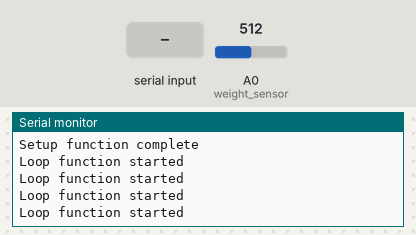
This sketch was run on a simulated Arduino Uno, built with avr-gcc and run on an emulated ATmega328P. Shown: the last lines printed to the serial monitor. The inputs (shaded band) are chosen by the test bench; at power-on: A0 (weight_sensor) = 512.

Above: at 1.8 s.
1.9 s: "1" received over the second serial link
At 3.3 s:
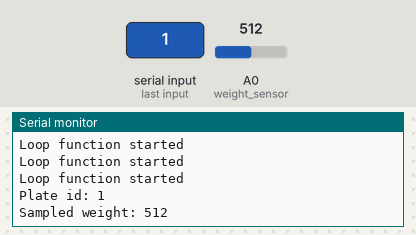
4.0 s: A0 (weight_sensor) set to 716
At 4.83 s:
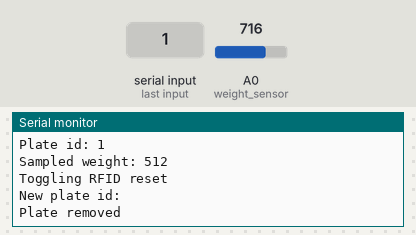
6.0 s: "0" received over the second serial link
At 6.33 s:
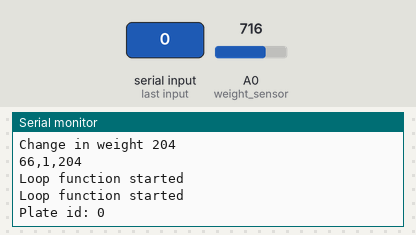
7.5 s: A0 (weight_sensor) set to 900
At 8.1 s:
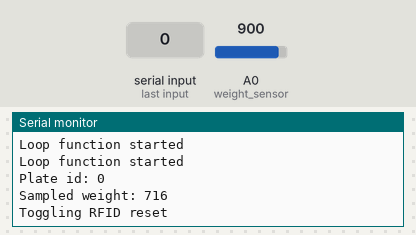
Timing chart, 0 to 10.0 s (numbered marks = the images above; inputs shaded):
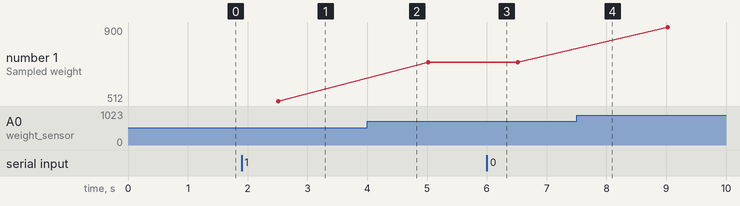

The sketch:

sensor_unit.ino
```cpp
#include <AltSoftSerial.h>

#define DEBUG

AltSoftSerial altSerial;

const int weight_sensor = A0;
const int rfid_reset = 13;

const int vessel_id = 0x42;

void debug_println(String out) {
  #ifdef DEBUG
  Serial.println(out);
  #endif
}

int sample_weight() {
  int weight_accumulator = 0;
  //Sample needs to occur quick enough that weight isn't affected by the triggering event
  //Accumulate 8 times to avoid floating point divide
  for(int ii=0; ii<8; ii++) {
    weight_accumulator += analogRead(weight_sensor);
    delay(62);
  }
  //Don't care about units for now calibrate later
  int mean_weight = weight_accumulator >> 3;
  debug_println("Sampled weight: " + String(mean_weight));
  return mean_weight;
}

String get_id_code() {
  boolean stringIncomplete = true;
  String id_code;
  while (altSerial.available()) {
    char inChar = (char)altSerial.read();
    if((inChar != 0x02) && stringIncomplete) {
      id_code += inChar;
      if (inChar == '\x0d') {
        stringIncomplete = false;
      }
    }
  }
  return id_code;
}

void setup() {
  pinMode(rfid_reset, OUTPUT);
  digitalWrite(rfid_reset, HIGH);
  delay(10);
  Serial.begin(9600);
  altSerial.begin(9600);
  if(Serial) {
    debug_println("Setup function complete");
  }
}

void loop() {
  String plate_id = "";
  int weight_delta;
  debug_println("Loop function started");

  //Detect and fetch the RFID if available
  if(altSerial.available()) {
    plate_id = get_id_code();
    debug_println("Plate id: "+plate_id);
    int initial_weight = sample_weight();
    //Figure out when the RFID is lifted
    delay(1000);
    while(true) {
      debug_println("Toggling RFID reset");
      digitalWrite(rfid_reset, LOW);
      delay(10);
      digitalWrite(rfid_reset, HIGH);
      delay(1000);
      //Remove junk byte on bus
      altSerial.read();
      String new_plate = get_id_code();
      debug_println("New plate id: " + new_plate);
      if(new_plate != plate_id) {
        debug_println("Plate removed");
        break;
      }
      else {
        debug_println("Plate is still present");
      }
    }
    weight_delta = sample_weight() - initial_weight;
    debug_println("Change in weight " + String(weight_delta));
    //vessel_id,plate_id,weight_delta
    Serial.println(String(vessel_id) + "," + plate_id + "," + String(weight_delta));
  }
  delay(500);
}
```

Measured:
- after the input at 1.9 s, the serial monitor: prints a new line after 0.14 s (image 1)
- after the input at 6.0 s, the serial monitor: prints a new line at once (image 3)
- plotted number 1: 512 → 716 after the input at 4.0 s, 716 → 900 after the input at 7.5 s
